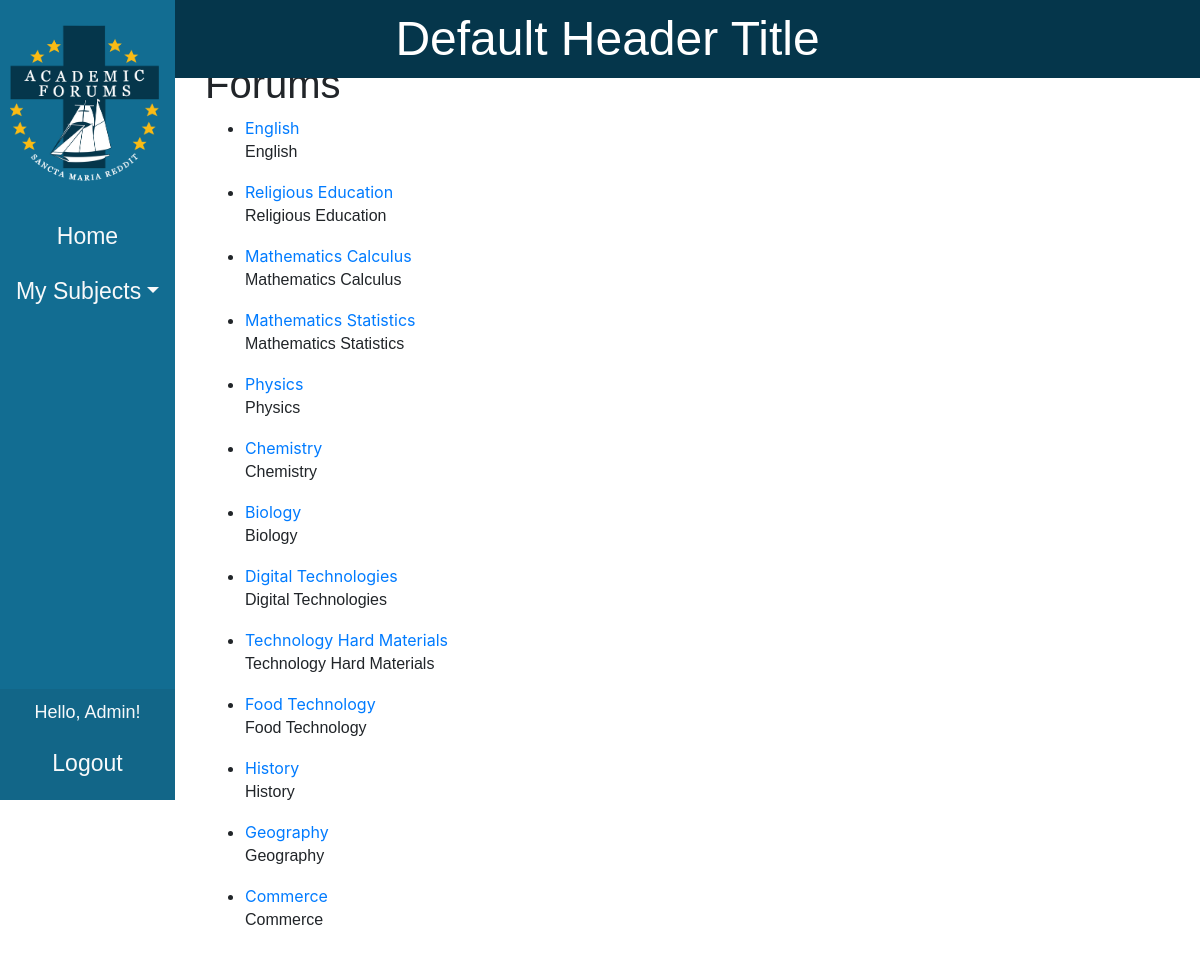
The page /forums (signed in) on the database as committed earlier.
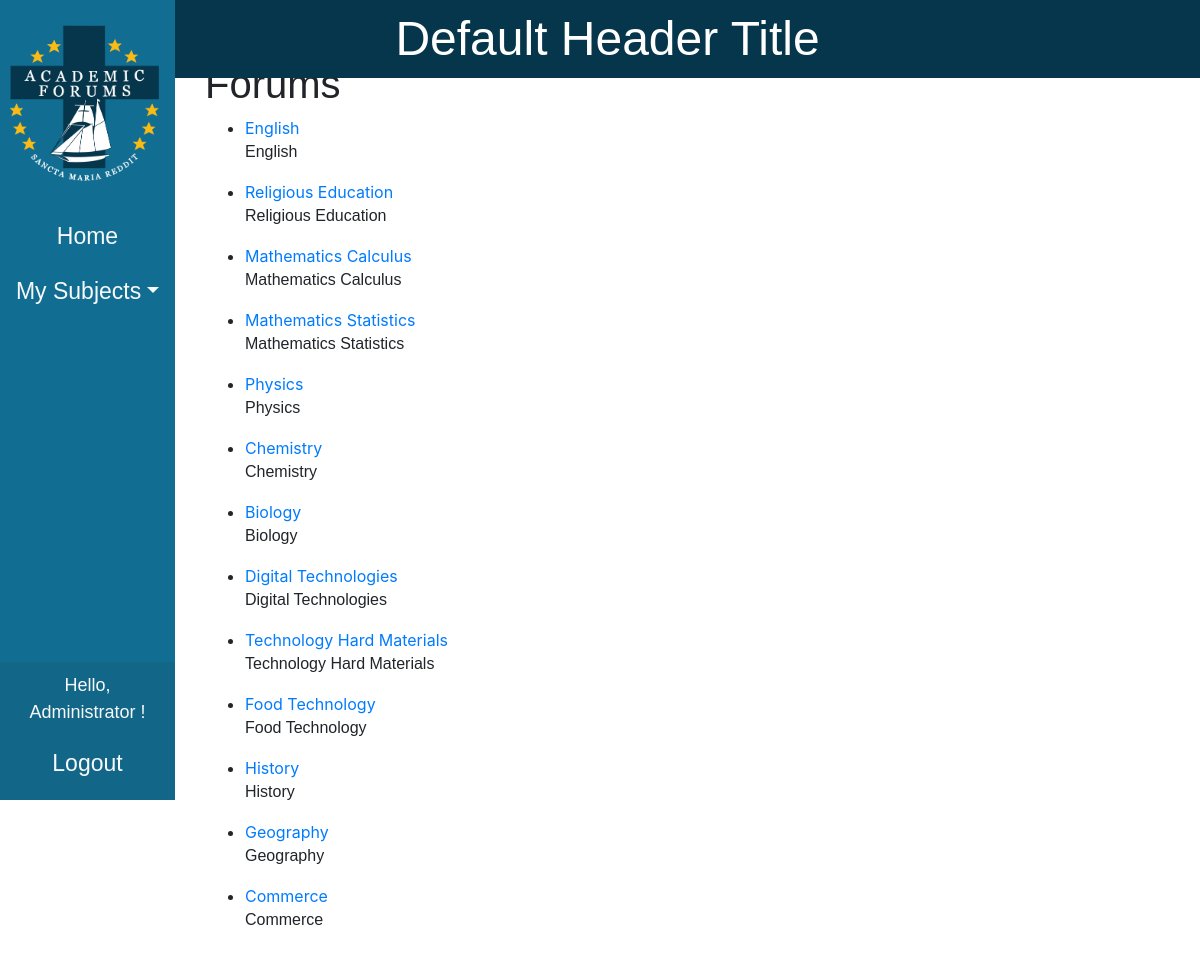
The same page on the database as committed later.
### website/models.py (models this page shows)
class User(db.Model, UserMixin):
    id = db.Column(db.Integer, primary_key=True)
    email = db.Column(db.String(150), unique=True)
    first_name = db.Column(db.String(150))
    password = db.Column(db.String(150))
    date = db.Column(db.DateTime(timezone=True), default=func.now())
    notes = db.relationship('Note', backref='author', lazy=True)
    posts = db.relationship('Post', backref='author', lazy=True)
    comments = db.relationship('Comment', backref='author', lazy=True)
    forums = db.relationship('Forum', secondary=user_forum_association, back_populates='users')
    is_admin = db.Column(db.Boolean, default=False)

### website/forums.py (the view)
@forums.route('/forums')
def forum_home():
    forums = Forum.query.all()
    return render_template('forums.html', forums=forums, user=current_user)

### website/__init__.py (called while the page is built)
def create_app():
    app = Flask(__name__, static_url_path='/static')
    app.config['SECRET_KEY'] = "*MD?Xh;Ts0)=2s5"
    app.config['SQLALCHEMY_DATABASE_URI'] = f'sqlite:///{DB_NAME}'
    app.config['UPLOAD_FOLDER'] = UPLOAD_FOLDER
    db.init_app(app)
    migrate = Migrate(app, db)
    from .views import views
    from .auth import auth
    from .forums import forums
    app.register_blueprint(views)
    app.register_blueprint(auth)
    app.register_blueprint(forums)
    from .models import User, Note, Post, Forum, Comment
    with app.app_context():
        db.create_all()
    login_manager = LoginManager()
    login_manager.login_view = 'auth.login'
    login_manager.init_app(app)
    @login_manager.user_loader
    def load_user(id):
        return User.query.get(int(id))
    return app

### website/templates/forums.html (shortened to what this page needs)
{% extends 'base.html' %}
{% block content %}
  <div class="content-container">
    <div class="main-content">
      <div class="container">
        <h1>Forums</h1>
        <ul>
          {% for forum in forums %}
            <li>
              <a href="{{ url_for('forums.view_forum', forum_title=forum.title) }}">{{ forum.title }}</a>
              <p>{{ forum.description }}</p>
            </li>
          {% endfor %}
        </ul>
      </div>
    </div>
  </div>
{% endblock %}

### website/templates/base.html (shortened to what this page needs)
<!DOCTYPE html>
<html lang="en">
  <head>
    <link rel="stylesheet" href="https://cdn.jsdelivr.net/npm/bootstrap@4.4.1/dist/css/bootstrap.min.css" />
    <link rel="stylesheet" type="text/css" href="{{ url_for('static', filename='main.css') }}" />
  </head>
  <body>
    <header class="fixed-header">
      <div class="container">
        <h1>
          {% block header_title %}
            Default Header Title
          {% endblock %}
        </h1>
      </div>
    </header>
    <div class="sidebar">
      <a class="navbar-brand" href="/"><img class="editlogo" src="{{ url_for('static', filename='images/logo.png') }}" alt="Sancta Maria College" /></a>
      <ul class="nav flex-column">
        {% if user.is_authenticated %}
          <li class="nav-item">
            <a class="nav-link" href="/home">Home</a>
          </li>
          <li class="nav-item dropdown">
            <a class="nav-link dropdown-toggle" href="#" id="dropdownMySubjects" role="button" data-toggle="dropdown" aria-haspopup="true" aria-expanded="false">My Subjects</a>
          </li>
        {% else %}
          <li class="nav-item">
            <a class="nav-link" href="/home">Home</a>
          </li>
        {% endif %}
      </ul>
      <div class="footer">
        {% if user.is_authenticated %}
          <p class="greeting">Hello, {{ user.first_name }}!</p>
          <a class="nav-link" href="/logout">Logout</a>
        {% else %}
          <a class="nav-link" href="/login">Login</a>
          <a class="nav-link" href="/sign-up">Sign Up</a>
        {% endif %}
      </div>
    </div>
    <div class="content">
      <div class="container">
        {% block content %}
        {% endblock %}
      </div>
    </div>
  </body>
</html>

Rows that differ between the two databases and show on the page:
changed User: first_name "Admin" → "Administrator"
